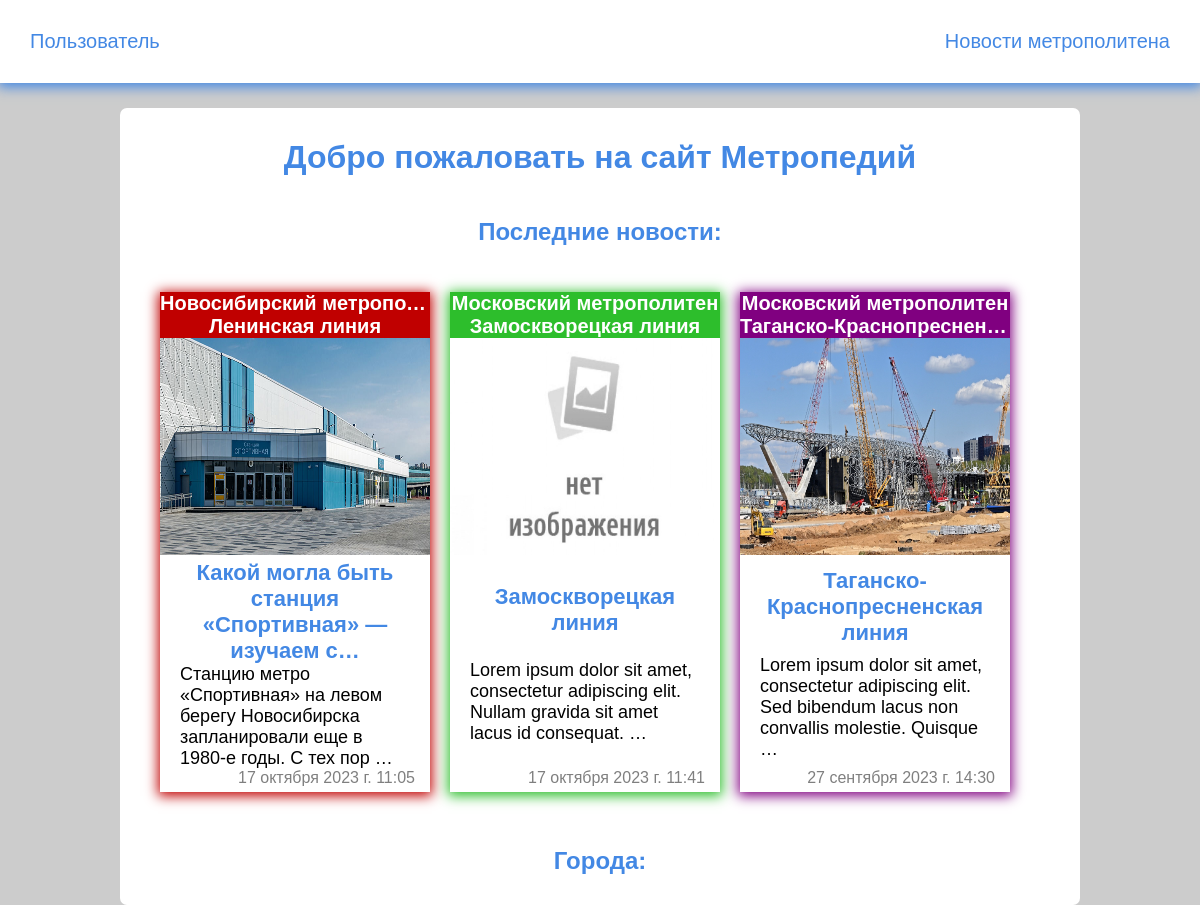
The page / on the database its author committed.
### metro_blog/models.py (models this page shows, shortened)
class Blog(models.Model):
    title = models.CharField(max_length=250, blank=False, verbose_name='Название')
    slug = models.CharField(max_length=250, unique=True, verbose_name='Ссылка')
    content = models.TextField(blank=True, null=True, verbose_name='Текст')
    source = models.CharField(max_length=250, blank=True, null=True, verbose_name='Источник')
    image = models.ImageField(upload_to='images/%Y/%M/%D', blank=True, verbose_name='Картинка')
    time_created = models.DateTimeField(auto_now_add=True, verbose_name='Время создания')
    time_update = models.DateTimeField(auto_now=True, verbose_name='Время обновления')
    line = models.ForeignKey(Line, on_delete=models.PROTECT, blank=True, null=True, verbose_name='линия')
    def get_absolute_url(self):
        return reverse('post', kwargs={'post_slug': self.slug})
    class Meta:
        verbose_name = 'Новость'
        verbose_name_plural = 'Новости'
        ordering = ['-time_created']

### metro_wiki/models.py (models this page shows, shortened)
class Line(models.Model):
    title = models.CharField(max_length=100, blank=False, verbose_name='Название линий')
    slug = models.CharField(max_length=100, blank=False, unique=True, verbose_name='Ссылка')
    content = models.TextField(blank=True, null=True, verbose_name='Текст')
    number = models.CharField(max_length=3, blank=True, verbose_name='Номер линий')
    color_text = ColorField(default='#FFFFFF', verbose_name='Цвет текста')
    color = ColorField(default='#EF161E', verbose_name='Цвет')
    city = models.ForeignKey(City, on_delete=models.PROTECT)
    image = models.ImageField(upload_to='images/%Y/%M/%D', blank=True, verbose_name='Картинка')
    def get_absolute_url(self):
        return reverse('line', kwargs={'line_slug': self.slug})
    class Meta:
        verbose_name = 'Линия'
        verbose_name_plural = 'Линии'

class City(models.Model):
    title = models.CharField(max_length=100, blank=False, verbose_name='Название метрополитена')
    slug = models.CharField(max_length=100, blank=False, unique=True, verbose_name='Ссылка')
    image = models.ImageField(upload_to='images/%Y/%M/%D', blank=True, verbose_name='Картинка')
    content = models.TextField(blank=True, null=True, verbose_name='Текст')
    def get_absolute_url(self):
        return reverse('cities', kwargs={'cities_slug': self.slug})
    class Meta:
        verbose_name = 'Город'
        verbose_name_plural = 'Города'

### main_page/views.py (the view)
# urls.py: path('', LastNews.as_view(), name='main'),
class LastNews(DataMixin, LastNewsMixin, ListView):
    model = Blog
    template_name = 'main_page/index.html'
    context_object_name = 'posts'
    def get_context_data(self, *, object_list=None, **kwargs):
        context = super().get_context_data(**kwargs)
        c_def = self.get_user_context(title='Главная страница')
        return dict(list(context.items()) + list(c_def.items()))

### main_page/templatetags/blog_filters.py (called while the page is built)
@register.filter
def replace_ndash(value):
    return value.replace('&ndash;', '-')

@register.filter
def replace_aquo(value):
    return value.replace('&laquo;', '«').replace('&raquo;', '»')

### main_page/utils.py (called while the page is built)
    def get_user_context(self, **kwargs):
        context = kwargs
        user_menu = menu.copy()
        if not self.request.user.is_authenticated:
            user_menu.pop(0)
        context['menu'] = user_menu
        if 'cat_selected' not in context:
            context['cat_selected'] = 0
        return context

### main_page/templates/main_page/index.html (shortened to what this page needs)
{% extends 'main_page/base.html' %}
{% load static %}
{% load blog_filters %}
{% block content %}
<main class="content">
    <div class="wrap">
        <h1>Добро пожаловать на сайт Метропедий</h1>
        <section class="post_sect">
            <h2>Последние новости:</h2>
            {% if posts %}
            <ul class="post_list">
                {% for p in posts|slice:"3" %}
                <li class="element mw-wrap" style="box-shadow: 0px 2px 12px 2px {{ p.line.color }};">
                    <div class="cat_post" id="fixed_container" style="background: {{ p.line.color }}">
                        <a href="{{ p.line.city.get_absolute_url }}"><span>{{ p.line.city.title }}</span></a>
                        <a href="{{ p.line.get_absolute_url }}"><span>{{ p.line.title }}</span></a>
                    </div>
                    <a href="{{ p.get_absolute_url }}">
                        <div class="prev_post">
                            {% if p.image %}
                            <img src="{{ p.image.url }}" alt="post_image">
                            {% else %}
                            <img src="{% static 'images/plug.jpg' %}" alt="post_image">
                            {% endif %}
                        </div>
                        <h2>{{ p.title | truncatechars:50 }}</h2>
                        <p>{{ p.content | striptags | replace_ndash | replace_aquo | linebreaksbr | truncatewords:15 }}</p>
                        <div class="date_post">
                            <span>{{ p.time_update }}</span>
                        </div>
                    </a>
                </li>
                {% endfor %}
            </ul>
            {% endif %}
        </section>
        <section class="post_sect">
            <h2>Города:</h2>
        </section>
    </div>
</main>
{% endblock %}

### main_page/static/style/style.css (style rules this page uses)
body { margin: 0; padding: 0; font-family: Arial, Helvetica, sans-serif; background-color: #ccc; }
main { margin-top: 108px; }
.wrap { max-width: 80%; margin: 0 auto; padding: 10px 30px; box-sizing: border-box; background-color: #fff; border-radius: 7px; }
ul { list-style: none; padding: 0; }
a { text-decoration: none; }
.content .wrap { display: flex; flex-direction: row; flex-wrap: wrap; align-items: stretch; justify-content: space-evenly; }
h1, h2, h4 { color: #4388e4; }
.main_sect, h2 { text-align: center; }
.post_sect { display: flex; flex-direction: row; flex-wrap: wrap; align-items: center; justify-content: space-evenly; box-sizing: border-box; }
.content li { margin-bottom: 20px; font-size: 20px; }
.content a { color: #000; display: block; box-sizing: border-box; }
.post_list { display: flex; flex-direction: row; flex-wrap: wrap; justify-content: left; }
.element { display: flex; flex-direction: column; box-sizing: border-box; margin: 10px; }
.mw-wrap { max-width: 30%; }
.element a { height: 100%; display: flex; flex-direction: column; justify-content: space-between; }
.cat_post { display: flex; flex-direction: column; justify-content: center; }
.cat_post span { text-align: center; vertical-align: middle; color: #fff; font-size: 20px; font-weight: bold; margin: 0; white-space: nowrap; overflow: hidden; text-overflow: ellipsis; }
.prev_post img { box-sizing: border-box; width: 100%; height: 216.9px; }
.element a h2 { margin: 0 20px; font-size: 22px; }
.element a p { margin: 0 20px; font-size: 18px; color: #000000; text-decoration: none; }
.date_post { margin-right: 5px; margin-bottom: 5px; display: flex; flex-direction: row; flex-wrap: wrap; justify-content: flex-end; }
.date_post span { margin: 0 10px; font-size: 16px; color: #00000080; }

### rows shown on the page
Blog: line.city "Новосибирский метропо…", line "Ленинская линия", image (picture), title "Какой могла быть станция «Спортивная» — изучаем с…", content "Станцию метро «Спортивная» на левом берегу Новосибирска запланировали еще в 1980-е годы. С тех пор …", time_update "17 октября 2023 г. 11:05"
Blog: line.city "Московский метрополитен", line "Замоскворецкая линия", title "Замоскворецкая линия", content "Lorem ipsum dolor sit amet, consectetur adipiscing elit. Nullam gravida sit amet lacus id consequat. …", time_update "17 октября 2023 г. 11:41"
Blog: line.city "Московский метрополитен", line "Таганско-Краснопреснен…", image (picture), title "Таганско-Краснопресненская линия", content "Lorem ipsum dolor sit amet, consectetur adipiscing elit. Sed bibendum lacus non convallis molestie. Quisque …", time_update "27 сентября 2023 г. 14:30"

### other values the page prints
{{ m.title }} "Новости метрополитена"
